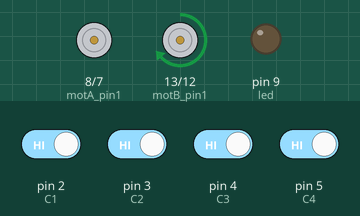
Recording of a sketch running on a simulated Arduino Uno, built with avr-gcc and run on an emulated ATmega328P. Parts: motor-driver pin pairs drawn as motors (green arrow = first pin HIGH = forward, orange = second pin HIGH = backward, longer = more drive, scaled by the enable pin), output pins drawn as LEDs (lit = HIGH). The test bench sets the inputs (shaded band); at power-on: pin 2 (C1), pin 3 (C2), pin 4 (C3), pin 5 (C4) HIGH.

Above: at 1.2 s.
1.3 s: pin 2 (C1) driven LOW
At 2.2 s:
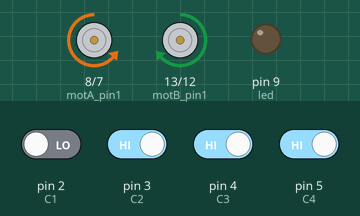
2.8 s: pin 4 (C3) driven LOW
At 3.3 s:
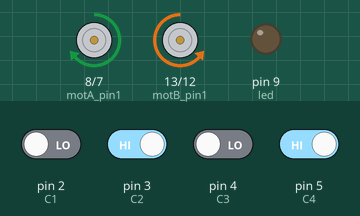
4.3 s: pin 5 (C4) driven LOW
At 5.5 s:
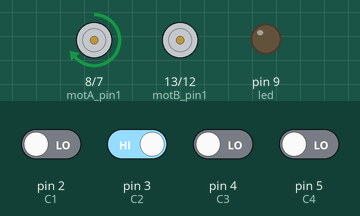
5.8 s: pin 3 (C2) driven LOW
At 6.8 s:
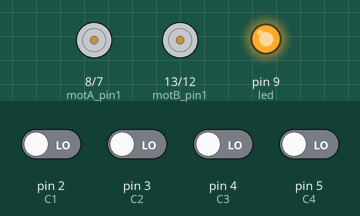
8.8 s: pin 2 (C1) driven HIGH and pin 5 (C4) driven HIGH
11.8 s: pin 3 (C2) driven HIGH
Timing chart, 0 to 14.8 s (numbered marks = the images above; inputs shaded):
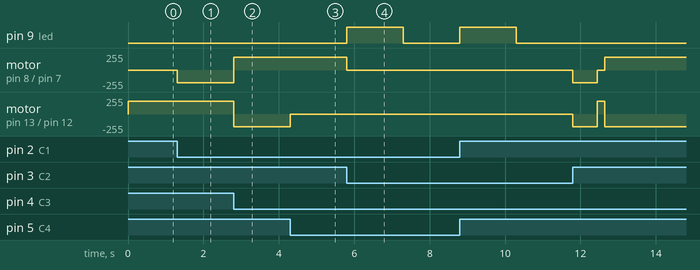

The sketch:

test_final.ino
```cpp
const int motA_pin1=8;               //motor right
const int motA_pin2=7;
const int motA_EN=6;
//--
const int motB_pin1=13;             // motor left
const int motB_pin2=12;
const int motB_EN=11;
//--
const int led=9;
const int C1=2;
const int C2=3;
const int C3=4;
const int C4=5;

//--
int RC1=0;
int RC2=0;
int RC3=0;
int RC4=0;
int Speed=190;
int pos=0;
void setup() {
  // put your setup code here, to run once:
pinMode (motA_pin1,OUTPUT);
pinMode (motA_pin2,OUTPUT);
pinMode (motA_EN,OUTPUT);
//--
pinMode (motB_pin1,OUTPUT);
pinMode (motB_pin2,OUTPUT);
pinMode (motB_EN,OUTPUT);
pinMode(led,OUTPUT);}
//Functions
void FWD(int Speed) {
digitalWrite(motA_pin1,HIGH);
digitalWrite(motA_pin2,LOW);
analogWrite(motA_EN,Speed);
//--
digitalWrite(motB_pin1,HIGH);
digitalWrite(motB_pin2,LOW);
analogWrite(motB_EN,Speed);
}

void LEFT(int Speed) {

digitalWrite(motA_pin1,HIGH);
digitalWrite(motA_pin2,LOW);
analogWrite(motA_EN,Speed);
//--
digitalWrite(motB_pin1,LOW);
digitalWrite(motB_pin2,HIGH);
analogWrite(motB_EN,Speed);
}
void RIGHT(int Speed) {
digitalWrite(motA_pin1,LOW);
digitalWrite(motA_pin2,HIGH);
analogWrite(motA_EN,Speed);
//--
digitalWrite(motB_pin1,HIGH);
digitalWrite(motB_pin2,LOW);
analogWrite(motB_EN,Speed);
}
void REV(int Speed) {
digitalWrite(motA_pin1,LOW);
digitalWrite(motA_pin2,HIGH);
analogWrite(motA_EN,Speed);
//--
digitalWrite(motB_pin1,LOW);
digitalWrite(motB_pin2,HIGH);
analogWrite(motB_EN,Speed);
}
void UP_LEFT(int Speed){
digitalWrite(motA_pin1,HIGH);
digitalWrite(motA_pin2,LOW);
analogWrite(motA_EN,Speed);
//--
digitalWrite(motB_pin1,LOW);
digitalWrite(motB_pin2,LOW);
analogWrite(motB_EN,Speed);
}
void UP_RIGHT(int Speed) {
digitalWrite(motA_pin1,LOW);
digitalWrite(motA_pin2,LOW);
analogWrite(motA_EN,Speed);
//--
digitalWrite(motB_pin1,HIGH);
digitalWrite(motB_pin2,LOW);
analogWrite(motB_EN,Speed);
}
void DOWN_RIGHT(int Speed) {
digitalWrite(motA_pin1,LOW);
digitalWrite(motA_pin2,LOW);
analogWrite(motA_EN,Speed);
//--
digitalWrite(motB_pin1,LOW);
digitalWrite(motB_pin2,HIGH);
analogWrite(motB_EN,Speed);

}
void DOWN_LEFT(int Speed){
digitalWrite(motA_pin1,LOW);
digitalWrite(motA_pin2,HIGH);
analogWrite(motA_EN,Speed);
//--
digitalWrite(motB_pin1,LOW);
digitalWrite(motB_pin2,LOW);
analogWrite(motB_EN,Speed);
}
void STOP(int Speed){
digitalWrite(motA_pin1,LOW);
digitalWrite(motA_pin2,LOW);
analogWrite(motA_EN,Speed);
//--
digitalWrite(motB_pin1,LOW);
digitalWrite(motB_pin2,LOW);
analogWrite(motB_EN,Speed);
}

void loop() {
  // put your main code here, to run repeatedly:
RC1=digitalRead(C1);
RC2=digitalRead(C2);
RC3=digitalRead(C3);
RC4=digitalRead(C4);

if(RC1==0 && RC2==0 && RC3==0 && RC4==0 ) //0
{
  if(pos==0)
  {
    STOP(Speed);
    digitalWrite(led,HIGH);
    delay(1500);
    digitalWrite(led,LOW);
    delay(1500);
    digitalWrite(led,HIGH);
    delay(1500);
    digitalWrite(led,LOW);
    delay(1500);
    REV(Speed);
    delay(650);
    UP_RIGHT(Speed);
    delay(200);
    pos+=1;
   }
  else if(pos == 1)
  { STOP(Speed);
    delay(500);
    UP_RIGHT(Speed);
    delay(200);
    pos+=1;
  }
  else
  { STOP(Speed);
    digitalWrite(led,HIGH);
    delay(1500);
    digitalWrite(led,LOW);
    delay(1500);
    }
}

else if(RC4==0 && RC3==0 && RC2==0 && RC1==1) //1
LEFT(Speed);

else if(RC4==0 && RC3==0 && RC2==1 && RC1==0) //2
UP_LEFT(Speed);

else if(RC4==0 && RC3==0 && RC2==1 && RC1==1) //3
LEFT(Speed);

else if(RC4==0 && RC3==1 && RC2==0 && RC1==0) //4
RIGHT(Speed);

else if(RC4==0 && RC3==1 && RC2==0 && RC1==1) //5
LEFT(Speed);

else if(RC4==0 && RC3==1 && RC2==1 && RC1==0) //6
LEFT(Speed);

else if(RC4==0 && RC3==1 && RC2==1 && RC1==1) //7
LEFT(Speed);

else if(RC4==1 && RC3==0 && RC2==0 && RC1==0) //8
LEFT(Speed);

else if(RC4==1 && RC3==0 && RC2==0 && RC1==1) //9
FWD(Speed);

else if(RC4==1 && RC3==0 && RC2==1 && RC1==0) //A
LEFT(Speed);

else if(RC4==1 && RC3==0 && RC2==1 && RC1==1) //B
LEFT(Speed);

else if(RC4==1 && RC3==1 && RC2==0 && RC1==0) //C
RIGHT(Speed);

else if(RC4==1 && RC3==1 && RC2==0 && RC1==1) //D
FWD(Speed);

else if(RC4==1 && RC3==1 && RC2==1 && RC1==0) //E
RIGHT(Speed);

else if(RC4==1 && RC3==1 && RC2==1 && RC1==1 ) //F
{UP_RIGHT(Speed);}
}
```

Measured:
- after the input at 1.3 s, motor on pin 8 (motA_pin1) / pin 7 (motA_pin2): stopped → backward 190/255 at once
- after the input at 2.8 s, motor on pin 8 (motA_pin1) / pin 7 (motA_pin2): backward 190/255 → forward 190/255 at once; motor on pin 13 (motB_pin1) / pin 12 (motB_pin2): forward 190/255 → backward 190/255 at once
- after the input at 4.3 s, motor on pin 13 (motB_pin1) / pin 12 (motB_pin2): backward 190/255 → stopped at once
- after the input at 5.8 s, pin 9 (led): LOW → HIGH at once, → LOW 1.5 s later; motor on pin 8 (motA_pin1) / pin 7 (motA_pin2): forward 190/255 → stopped at once
